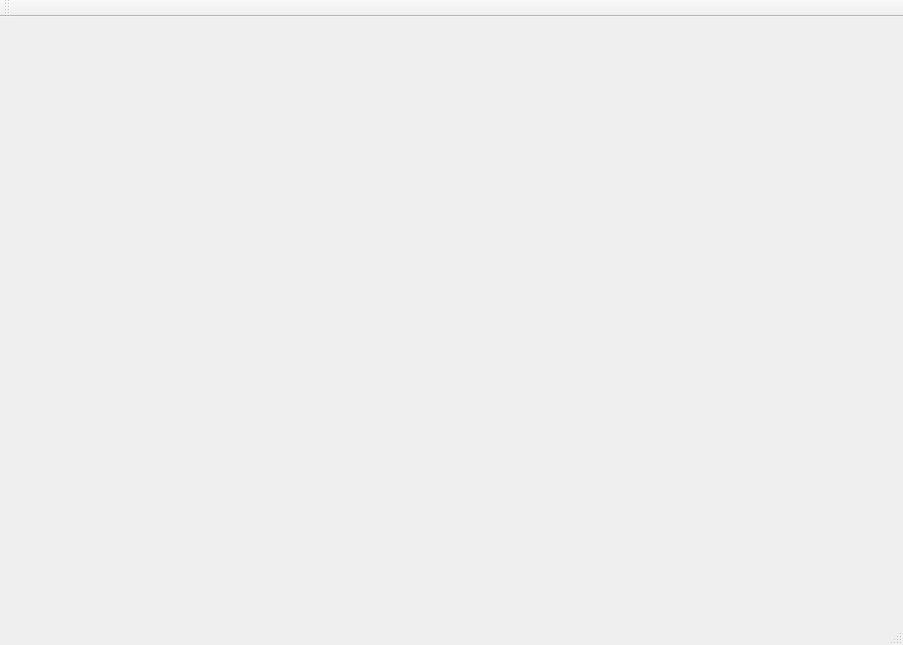
<?xml version="1.0" encoding="UTF-8"?>
<ui version="4.0">
 <class>MainWindow</class>
 <widget class="QMainWindow" name="MainWindow">
  <property name="geometry">
   <rect>
    <x>0</x>
    <y>0</y>
    <width>903</width>
    <height>645</height>
   </rect>
  </property>
  <property name="windowTitle">
   <string>MainWindow</string>
  </property>
  <widget class="QWidget" name="centralWidget"/>
  <widget class="QMenuBar" name="menuBar">
   <property name="geometry">
    <rect>
     <x>0</x>
     <y>0</y>
     <width>903</width>
     <height>23</height>
    </rect>
   </property>
  </widget>
  <widget class="QToolBar" name="mainToolBar">
   <attribute name="toolBarArea">
    <enum>TopToolBarArea</enum>
   </attribute>
   <attribute name="toolBarBreak">
    <bool>false</bool>
   </attribute>
  </widget>
  <widget class="QStatusBar" name="statusBar"/>
 </widget>
 <layoutdefault spacing="6" margin="11"/>
 <resources/>
 <connections/>
</ui>
